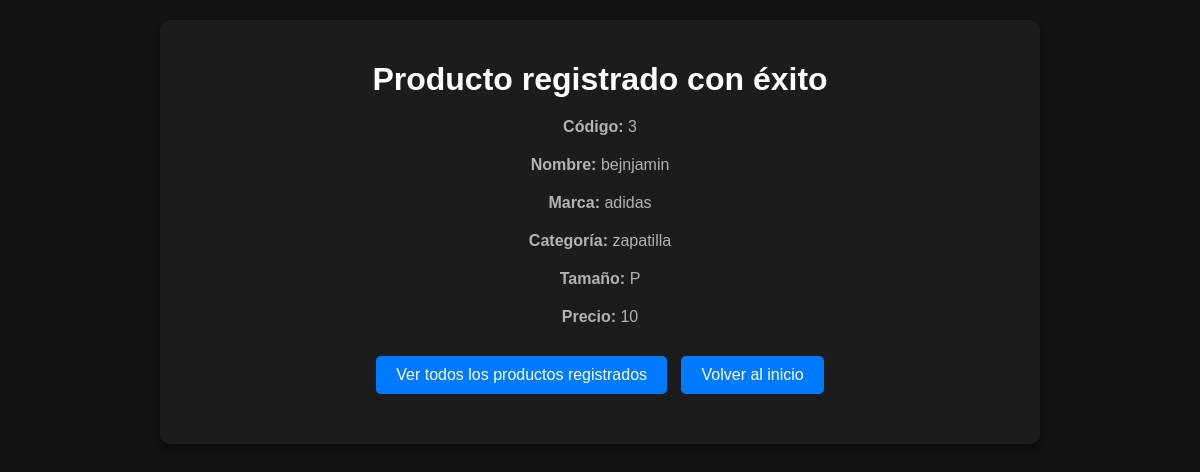
Page /resultado/ (signed in) on the committed database.
### app/models.py (models this page shows, shortened)
class Producto(models.Model):
    TAMAÑOS = (
        ('P', 'Pequeño'),
        ('M', 'Mediano'),
        ('G', 'Grande'),
    )
    codigo = models.AutoField(primary_key=True)
    nombre = models.CharField(max_length=50, blank=False, null=False)
    precio = models.IntegerField(blank=False, null=False)
    tamaño = models.CharField(max_length=1, choices=TAMAÑOS)
    categoria = models.ForeignKey(Categoria, on_delete=models.CASCADE)
    marca = models.ForeignKey(Marca, on_delete=models.CASCADE)

class Marca(models.Model):
    id = models.AutoField(primary_key=True)
    nombre = models.CharField(max_length=50)

class Categoria(models.Model):
    id = models.AutoField(primary_key=True)
    nombre = models.CharField(max_length=50)

### app/views.py (the view)
# urls.py: path('resultado/', views.resultado_producto, name='resultado'),
@login_required
@user_passes_test(is_admin)
def resultado_producto(request):
    producto = Producto.objects.last()
    return render(request, 'productos/resultado.html', {'producto': producto})

### app/views.py (called while the page is built)
def is_admin(user):
    return user.is_superuser

### app/templates/productos/resultado.html (shortened to what this page needs)
<!DOCTYPE html>
<html lang="es">
<head>
    {% load static %}
    <link rel="stylesheet" href="{% static 'styles.css' %}">
</head>
<body>
    <div class="container">
        <h1>Producto registrado con éxito</h1>
        {% if producto %}
            <p><strong>Código:</strong> {{ producto.codigo }}</p>
            <p><strong>Nombre:</strong> {{ producto.nombre }}</p>
            <p><strong>Marca:</strong> {{ producto.marca.nombre }}</p>
            <p><strong>Categoría:</strong> {{ producto.categoria.nombre }}</p>
            <p><strong>Tamaño:</strong> {{ producto.tamaño }}</p>
            <p><strong>Precio:</strong> {{ producto.precio }} </p>
        {% else %}
            <p>No se ha registrado ningún producto.</p>
        {% endif %}
        <p>
            <a href="{% url 'consulta' %}"class="btn">Ver todos los productos registrados</a>
            <a href="{% url 'index' %}"class="btn">Volver al inicio</a>
        </p>
    </div>
</body>
</html>

### app/static/styles.css (style rules this page uses)
body { font-family: 'Arial', sans-serif; background-color: #121212; margin: 0; padding: 0; display: flex; justify-content: center; align-items: flex-start; min-height: 100vh; box-sizing: border-box; color: #ffffff; }
.container { text-align: center; background-color: #1c1c1c; border-radius: 10px; padding: 20px 40px; width: 90%; max-width: 800px; box-shadow: 0px 4px 10px rgba(0, 0, 0, 0.5); margin: 20px 0; position: relative; }
h1 { color: #ffffff; margin-bottom: 20px; }
p { color: #b3b3b3; margin-bottom: 20px; }
button, input[type="submit"], a.btn { background-color: #007bff; border: none; color: white; padding: 10px 20px; font-size: 16px; text-align: center; text-decoration: none; display: inline-block; margin: 10px 5px; border-radius: 5px; cursor: pointer; transition: background-color 0.3s ease; }
a.btn { display: inline-block; }

### rows in the picture
Producto: codigo "3", nombre "bejnjamin", marca.nombre "adidas", categoria.nombre "zapatilla", tamaño "P", precio "10"
